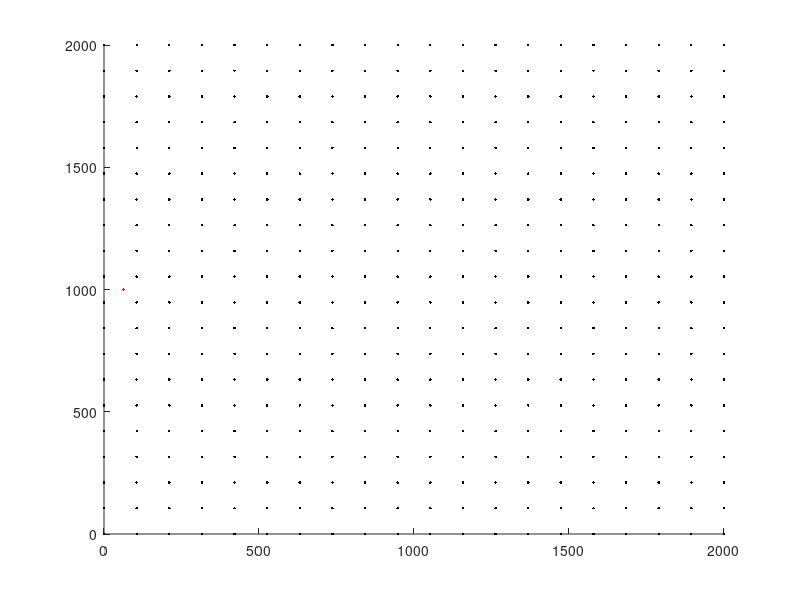

Here is the MATLAB script that generated this plot:
close all
clear all

CRYSTAL_STRUCTURE = 'bcc';
amag = 3.18e-4;
simName = date;

simTime = 0;
use_gpu = 0;
para_scheme = 0;
n_threads = 0;

MU = 1;
NU = 0.28;
a = 5;

% No rotation matrix.
% bVec = [1 1 1];
% nVec = [-1 1 0];

% With rotation matrix.
n1 = [1 0 0]; e1 = [1;1;1]; e1 = e1/norm(e1);
n2 = [0 1 0]; e2 = [1;-1;0]; e2 = e2/norm(e2);
n3 = cross(n1,n2); e3 = cross(e1,e2); e3 = e3/norm(e3);
rotMatrix = [e1 e2 e3]';
bVec = [1 0 0]*sqrt(3)/2;
nVec = [0 1 0];

bVec * rotMatrix
nVec * rotMatrix

planes = [1; 2; 3; 4; 5; 6];
dx = 2000;
dy = 2000;
dz = 2000;
mx = 20;
my = 20;
mz = 20;

% mobility = @mobbcc1;
mobility = @mobbcc_bb1b;
simName = strcat(simName, '_bb');
simType = @NumTracVsAnaTrac;

Fsim = [];
Usim = [];
t = [];

vertices = [0, 0, 0; ...
            dx, 0, 0; ...
            0, dy, 0; ...
            dx, dy, 0; ...
            0, 0, dz; ...
            dx, 0, dz; ...
            0, dy, dz; ...
            dx, dy, dz];

plim = 12 / amag; %12microns

gridSize = mx;
x = linspace(0, dx, gridSize);
y = linspace(0, dy, gridSize);
z = linspace(0.5 * dz, 0.5 * dz, gridSize);
[X, Y] = meshgrid(x, y);
Z = meshgrid(z);

clear x y z;
len = 100;
xcoord = linspace(0, dx, gridSize);
ycoord = linspace(0, dy, gridSize);
%  xcoord = xcoord(2) / 4 % there were substantial differences
% xcoord = xcoord(2)/2; % middle of first element.
xcoord = dx / 32; % eigth of the domain.
% xcoord = 3*dx / 32; % eigth of the domain.
% xcoord = dy / 16; % middle of third element.
%% This makes the numeric tractions exit but not the analytic. Haven't found another case.
% ycoord = dy / 2 + 20; % middle of the domain
% xcoord = dx / 16; % eigth of the domain.
%%
ycoord = dy / 2; % middle of the domain
% ycoord = ycoord(2)/2; % middle of first element
% simName = strcat(simName, 'corner');
x = linspace(xcoord, xcoord, len);
y = linspace(ycoord, ycoord, len);
z = linspace(0, dz, len);
x1 = x(1);
y1 = y(1);
t = [0 0 1];
n = [1 0 0];
rn = zeros(len, 4);
rn(:, 1) = x;
rn(:, 2) = y;
rn(:, 3) = z;
links = zeros(len - 1, 8);
rn(1, 4) = 6;%61
rn(end, 4) = 6;%61
rn = [rn; x(1) y(1) -1000*dz 67; x(1) y(1) 1000*dz 67];

for i = 1:len - 1
    links(i, :) = [i, i + 1, bVec, nVec];
end
links = [links; len + 1, 1, bVec, nVec; len + 2, len, bVec, nVec];
% rntol = 45;

% %%
% xcoord = linspace(0, dx, gridSize);
% ycoord = linspace(0, dy, gridSize);
% %  xcoord = xcoord(2) / 4 % there were substantial differences
% % xcoord = xcoord(2)/2; % middle of first element.
% xcoord =  2*dx / 32; % eigth of the domain.
% % xcoord = dy / 16; % middle of third element.
% ycoord = 2*dy / 32; % middle of the domain
% % ycoord = ycoord(2)/2; % middle of first element
% simName = strcat(simName, 'corner');
% x = linspace(xcoord, xcoord, len);
% y = linspace(ycoord, ycoord, len);
% z = linspace(0, dz, len);
% x1 = x(1);
% y1 = y(1);
% t = [0 0 1];
% n = [1 0 0];
% rn2 = zeros(len, 4);
% rn2(:, 1) = x;
% rn2(:, 2) = y;
% rn2(:, 3) = z;
% links2 = zeros(len - 1, 8);
% rn2(1, 4) = 6;
% rn2(end, 4) = 6;
% rn2 = [rn2; x(1) y(1) -1000*dz 67; x(1) y(1) 1000*dz 67];
% 
% for i = len+2+1:len+2+len - 1
%     links2(i - (len+2), :) = [i, i + 1, bVec, nVec];
% end
% links2 = [links2; len+2+len + 1, len+2+1, bVec, nVec; len+2+len + 2, len+2+len, bVec, nVec];
% links = [links; links2];
% rn = [rn; rn2];
% 
% %%
% xcoord = linspace(0, dx, gridSize);
% ycoord = linspace(0, dy, gridSize);
% %  xcoord = xcoord(2) / 4 % there were substantial differences
% % xcoord = xcoord(2)/2; % middle of first element.
% xcoord =  1*dx / 32; % eigth of the domain.
% % xcoord = dy / 16; % middle of third element.
% ycoord = 1*dy / 32; % middle of the domain
% % ycoord = ycoord(2)/2; % middle of first element
% simName = strcat(simName, 'corner');
% x = linspace(xcoord, xcoord, len);
% y = linspace(ycoord, ycoord, len);
% z = linspace(0, dz, len);
% x1 = x(1);
% y1 = y(1);
% t = [0 0 1];
% n = [1 0 0];
% rn3 = zeros(len, 4);
% rn3(:, 1) = x;
% rn3(:, 2) = y;
% rn3(:, 3) = z;
% links3 = zeros(len - 1, 8);
% rn3(1, 4) = 6;
% rn3(end, 4) = 6;
% rn3 = [rn3; x(1) y(1) -1000*dz 67; x(1) y(1) 1000*dz 67];
% 
% for i = len+2+len+2+1:len+2+len+2+len - 1
%     links3(i - (len+2+len+2), :) = [i, i + 1, bVec, nVec];
% end
% links3 = [links3; len+2+len+2+len + 1, len+2+len+2+1, bVec, nVec; len+2+len+2+len + 2, len+2+len+2+len, bVec, nVec];
% links = [links; links3];
% rn = [rn; rn3];











hold on
plot3(rn(:, 1), rn(:, 2), rn(:, 3), 'r.')
plot3(X, Y, Z, 'k.')
hold off

u_dot = 0;
f_dot = 0;

loading = @staticSim;

CUDA_flag = false;
para_scheme = 1;

% calculateTractions = @calculateNumericTractions;
% simName = strcat('numeric_', simName);
calculateTractions = @calculateAnalyticTractions;
simName = strcat('analytic_', simName);
plotFreq = 10;
saveFreq = 2;%4*plotFreq;

lmin = 10 * a;
lmax = 2.5*lmin;

addpath '../../../'
Bcoeff = struct('screw', 10, 'edge', 1, 'climb', 1e10, 'line', 1e-4);
% dt0 = 1e9;
% totalSimTime = 1e12;